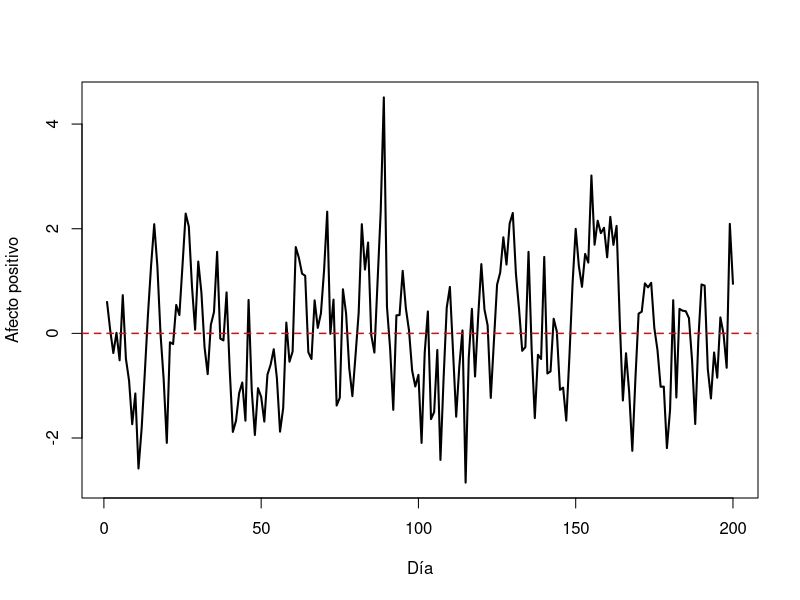

Reproduce this figure in R.
# Simulación Series Temporales

mu  <- 0         # Media o intercepto
var <- 1         # Varianza de las innovaciones
sd  <- sqrt(var) # Desviación estándar de las innovaciones 
phi <- 0.5       # Coefficiente de autoregresion - inercia

N   <- 200       # Número de observaciones  

# Simular serie temporal con media 0
tmp <- arima.sim(n = N, model = list(ar = phi), sd = sd)
# Agregar media ---> mover la serie temporal verticalmente
tmp <- tmp + mu 

# Gráfico

ts.plot(tmp, ylab = "Afecto positivo", xlab = "Día", lwd = 2)
abline(h = mu, col = "red", lty = 2, lwd = 1.5)

#### Fin ####
